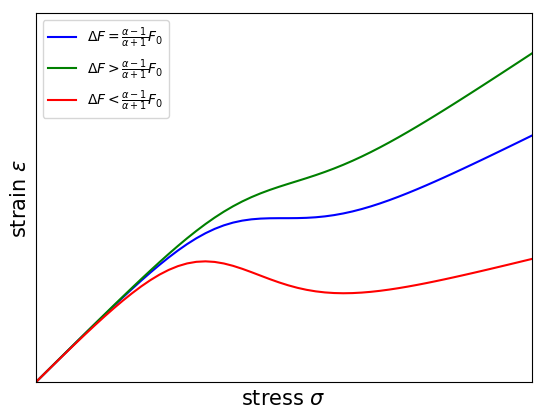

This figure's Python source:
import numpy as np
import matplotlib.pyplot as plt
   
#del matplotlib.font_manager.weight_dict['roman']
#matplotlib.font_manager._rebuild()
  
def tanh(x):
    y = (np.exp(x)-np.exp(-x)) / (np.exp(x) + np.exp(-x))
    return y

x = np.linspace(-1, 21, 100)
y1 = x/(0.5*tanh(x/2-3)+1.5)
y2 = x/(0.25*tanh(x/2-3)+1.25)
y3 = x/(1.5*tanh(x/2-3)+2.5)

c1,c2,c3 = "blue","green","red"
l1,l2,l3 = r"$\Delta F=\frac{\alpha - 1}{\alpha + 1}F_0$",r"$\Delta F>\frac{\alpha - 1}{\alpha + 1}F_0$",r"$\Delta F<\frac{\alpha - 1}{\alpha + 1}F_0$"
#plt.style.use('classic')
#plt.gca().set_aspect('equal', adjustable='box')
fig, ax = plt.subplots(1, 1)

plt.ylim([0,9])
plt.xlim([0,12])

ax.axes.xaxis.set_ticks([])
ax.axes.yaxis.set_ticks([])
#ax.set_yticks([1, 4])
#ax.set_yticklabels(['$E_1$','$E_2$'], fontsize=9)
#ax.set_xticks([-0.5])
#ax.set_xticklabels([r'$F_0$''\n$\Delta F$'], fontsize=9)
plt.xlabel('stress $\sigma$', fontsize=15)
plt.ylabel(r'strain $\varepsilon$', fontsize=15)

ax.plot(x, y1, color=c1, label=l1)
ax.plot(x, y2, color=c2, label=l2)
ax.plot(x, y3, color=c3, label=l3)
ax.legend(loc=0)
plt.show()
fig.savefig("fig2abc.png",bbox_inches="tight")

